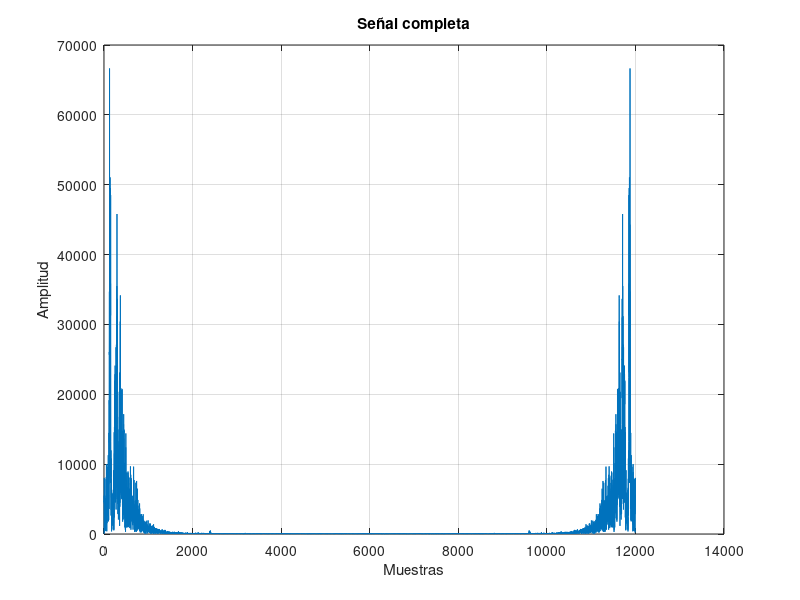
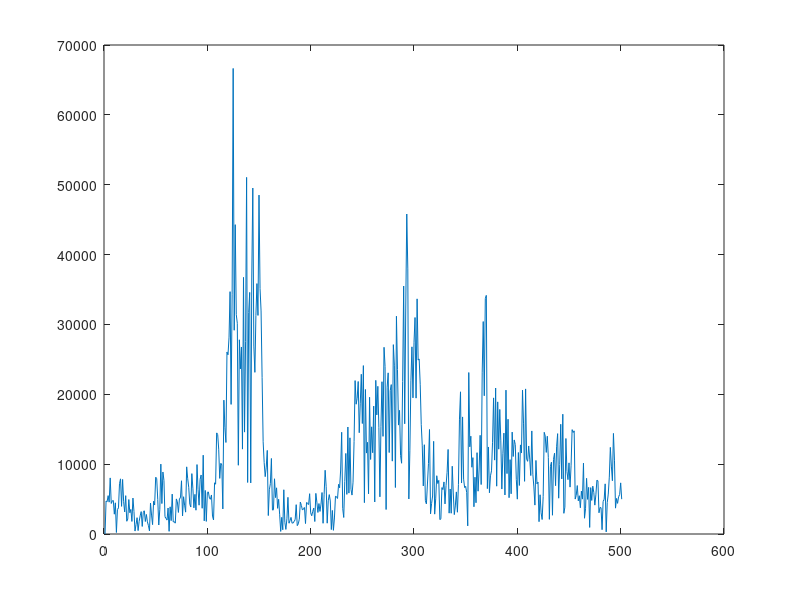

These figures' MATLAB source, in order: (Note: this script raises an error after producing the figures.)
clc, clear all, close all;
datos_ppg = load('latidos.txt'); 

% Eliminar el componente DC
datos_ppg_ac = datos_ppg - mean(datos_ppg);

% Transformada discreta de Fourier
datos_frecuencia = fft(datos_ppg_ac);
mag_datos = abs(datos_frecuencia);
figure;
plot(mag_datos);
title('Señal completa');
xlabel('Muestras');
ylabel('Amplitud');
grid on;

figure;
N = length(datos_ppg_ac);
tramo = 1;
conteo = 1;
while tramo < N
    plot(mag_datos(tramo:tramo + 500));
    title('Segmento de la señal', conteo);
    xlabel('Muestras');
    ylabel('Amplitud');
    grid on;
    conteo = conteo + 1;
    pause();
    tramo = tramo + 500;
    
end